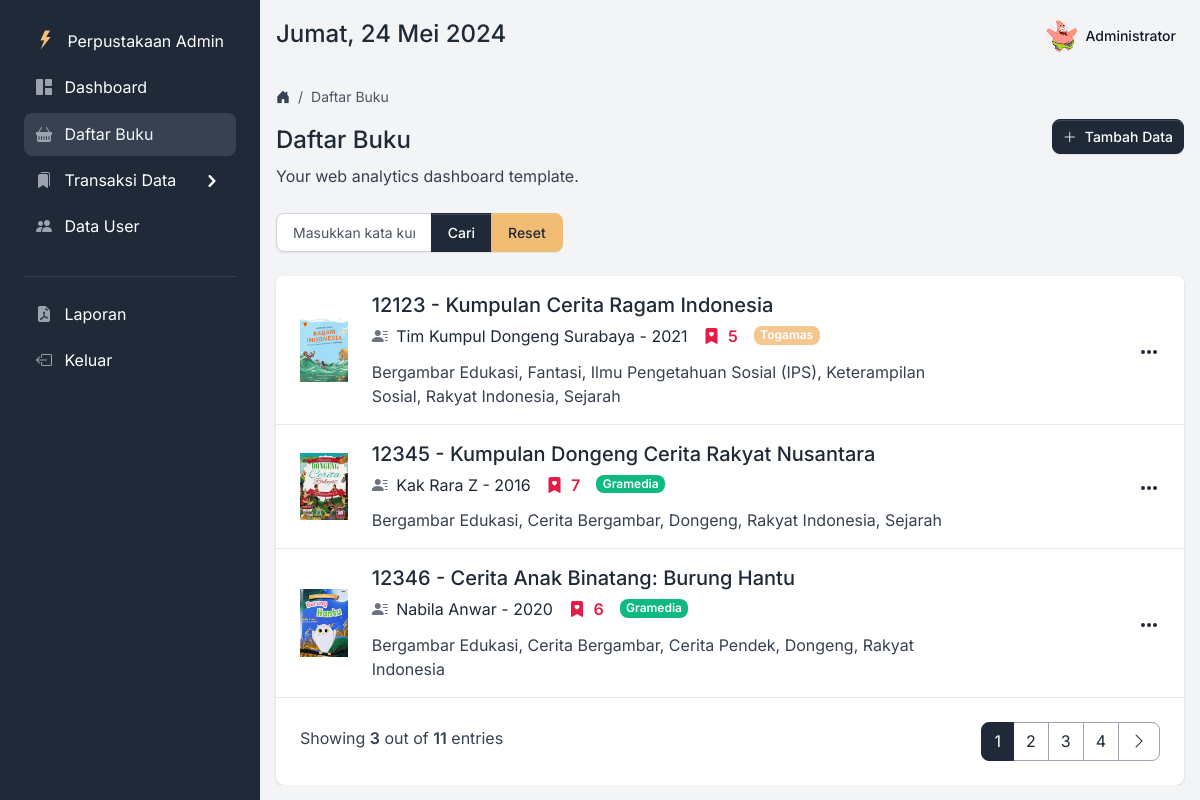
Screenshot of /stock/page_buku.php (signed in) with the database file from the repository.
### tables this page shows
CREATE TABLE `user` (
  `id_user` int(11) NOT NULL,
  `username` varchar(30) NOT NULL,
  `password` varchar(255) NOT NULL,
  `nama` varchar(55) NOT NULL,
  `email` varchar(55) NOT NULL,
  `level` varchar(10) NOT NULL,
  `foto` varchar(255) NOT NULL
);

CREATE TABLE `tb_buku` (
  `id_buku` int(11) NOT NULL,
  `kode_buku` char(5) NOT NULL,
  `judul_buku` varchar(255) NOT NULL,
  `penulis_buku` varchar(50) NOT NULL,
  `penerbit_buku` varchar(50) NOT NULL,
  `tahun_terbit` date NOT NULL,
  `stock` bigint(20) NOT NULL,
  `gambar` varchar(255) NOT NULL
);

### stock/page_buku.php (the view, shortened to what this page needs)
<?php
    include '../dbconnect.php';
    $id_user = $_SESSION['id'];
    $sql_us = " SELECT  `foto`, `nama`
                FROM `user`
                WHERE `id_user` = '$id_user' ";
    $query_us = mysqli_query($conn,$sql_us);
    while($data_us = mysqli_fetch_row($query_us)){
      $foto = $data_us[0];
      $nama = $data_us[1];
    }
?>
<!DOCTYPE html>
<html lang="en">
    <head>
        <link type="text/css" href="../vendor/bootstrap-icons/bootstrap-icons.css" rel="stylesheet">
        <link rel="stylesheet" href="https://cdn.jsdelivr.net/gh/habibmhamadi/multi-select-tag@3.0.1/dist/css/multi-select-tag.css">
        <link type="text/css" href="../css/volt.css" rel="stylesheet">
    </head>
    <body>
        <nav id="sidebarMenu" class="sidebar d-lg-block bg-gray-800 text-white collapse" data-simplebar>
            <div class="sidebar-inner px-4 pt-3">
                <ul class="nav flex-column pt-3 pt-md-0">
                    <li class="nav-item">
                        <a href="#" class="nav-link d-flex align-items-center">
                            <span class="sidebar-icon">
                                <img src="../assets/img/brand/light.svg" height="20" width="20" alt="Volt Logo">
                            </span>
                            <span class="mt-1 ms-1 sidebar-text">Perpustakaan Admin</span>
                        </a>
                    </li>
                    <li class="nav-item ">
                        <a href="index.php" class="nav-link">
                            <span class="sidebar-icon">
                                <i class="bi bi-grid-1x2-fill"></i>
                            </span>
                            <span class="sidebar-text">Dashboard</span>
                        </a>
                    </li>
                    <li class="nav-item active ">
                        <a href="page_buku.php" class="nav-link">
                            <span class="sidebar-icon">
                                <i class="bi bi-basket-fill"></i>
                            </span>
                            <span class="sidebar-text">Daftar Buku</span>
                        </a>
                    </li>
                    <li class="nav-item">
                        <span class="nav-link  collapsed  d-flex justify-content-between align-items-center" data-bs-toggle="collapse" data-bs-target="#submenu-app">
                            <span>
                                <span class="sidebar-icon">
                                    <i class="bi bi-bookmarks-fill"></i>
                                </span>
                                <span class="sidebar-text">Transaksi Data</span>
                            </span>
                            <span class="link-arrow">
                                <svg class="icon icon-sm" fill="currentColor" viewBox="0 0 20 20" xmlns="http://www.w3.org/2000/svg"><path fill-rule="evenodd" d="M7.293 14.707a1 1 0 010-1.414L10.586 10 7.293 6.707a1 1 0 011.414-1.414l4 4a1 1 0 010 1.414l-4 4a1 1 0 01-1.414 0z" clip-rule="evenodd"></path></svg>
                            </span>
                        </span>
                    </li>
                    <?php if ($_SESSION['level'] == "Superadmin") { ?>
                        <li class="nav-item ">
                            <a href="page_user.php" class="nav-link">
                                <span class="sidebar-icon">
                                    <i class="bi bi-people-fill"></i>
                                </span>
                                <span class="sidebar-text">Data User</span>
                            </a>
                        </li>
                    <?php } ?>
                    <li role="separator" class="dropdown-divider mt-4 mb-3 border-gray-700"></li>
                    <?php if ($_SESSION['level'] == "Superadmin") { ?>
                        <li class="nav-item ">
                            <a href="page_laporan.php" class="nav-link">
                                <span class="sidebar-icon">
                                    <i class="bi bi-file-earmark-pdf-fill"></i>
                                </span>
                                <span class="sidebar-text">Laporan</span>
                            </a>
                        </li>
                    <?php } ?>
                    <li class="nav-item ">
                        <a href="logout.php" class="nav-link">
                            <span class="sidebar-icon">
                                <i class="bi bi-box-arrow-left"></i>
                            </span>
                            <span class="sidebar-text">Keluar</span>
                        </a>
                    </li>
                </ul>
            </div>
        </nav>
        <main class="content">
            <nav class="navbar navbar-top navbar-expand navbar-dashboard navbar-dark ps-0 pe-2 pb-0">
                <div class="container-fluid px-0">
                    <div class="d-flex justify-content-between w-100" id="navbarSupportedContent">
                        <div class="d-flex align-items-center">
                            <h4>
                                <div class="date">
                                </div>
                            </h4>
                        </div>
                        <ul class="navbar-nav align-items-center">
                            <li class="nav-item ms-lg-3">
                                <a class="nav-link pt-1 px-0" role="button">
                                    <div class="media d-flex align-items-center">
                                        <img class="avatar rounded-circle" alt="Image placeholder" src="assets/foto-user/<?= $foto; ?>">
                                        <div class="media-body ms-2 text-dark align-items-center d-none d-lg-block">
                                            <span class="mb-0 font-small fw-bold text-gray-900"><?=$nama;?></span>
                                        </div>
                                    </div>
                                </a>
                            </li>
                        </ul>
                    </div>
                </div>
            </nav>
            <div class="d-flex justify-content-between flex-wrap flex-md-nowrap align-items-center py-4">
                <div class="d-block mb-4 mb-md-0">
                    <nav aria-label="breadcrumb" class="d-none d-md-inline-block">
                        <ol class="breadcrumb breadcrumb-dark breadcrumb-transparent">
                            <li class="breadcrumb-item">
                                <a href="#">
                                    <i class="bi bi-house-door-fill"></i>
                                </a>
                            </li>
                            <li class="breadcrumb-item active" aria-current="page">Daftar Buku</li>
                        </ol>
                    </nav>
                    <h2 class="h4">Daftar Buku</h2>
                    <p class="mb-0">Your web analytics dashboard template.</p>
                </div>
                <?php if ($_SESSION['level'] == "Superadmin") { ?>
                    <div class="btn-toolbar mb-2 mb-md-0">
                        <a href="#" class="btn btn-sm btn-gray-800 d-inline-flex align-items-center" data-bs-toggle="modal" data-bs-target="#modal-default">
                            <i class="bi bi-plus-lg me-2"></i>
                            Tambah Data
                        </a>
                    </div>
                <?php } ?>
            </div>
            <div class="table-settings mb-4">
                <div class="row align-items-center justify-content-between">
                    <div class="col col-md-6 col-lg-3 col-xl-4">
                        <div class="input-group me-2 me-lg-3 fmxw-400">
                            <form action="page_buku.php" method="GET">
                                <div class="input-group">
                                    <input type="text" class="form-control" placeholder="Masukkan kata kunci..." aria-label="Search" aria-describedby="basic-addon2" id="kata_kunci" name="katakunci" required>
                                    <button class="btn btn-primary" type="submit">Cari</button>
                                    <a href="page_buku.php" class="btn btn-secondary">
                                        <i class="fas fa-times"></i> Reset
                                    </a>
                                </div>
                            </form>
                        </div>
                    </div>
                </div>
            </div>
            <div class="task-wrapper border bg-white shadow border-0 rounded">
                <?php
                    $batas = 3;
                    if(!isset($_GET['halaman'])){
                        $posisi = 0;
                        $halaman = 1;
                    }else{
                        $halaman = $_GET['halaman'];
                        $posisi = ($halaman-1) * $batas;
                    }
                    $sql_jum = "SELECT COUNT(*) AS total FROM tb_buku";
                    $query_jum = mysqli_query($conn, $sql_jum);
                    $data_jum = mysqli_fetch_assoc($query_jum);
                    $jum_data = $data_jum['total'];
                    $jum_halaman = ceil($jum_data / $batas);
                    $sql = "SELECT b.*, GROUP_CONCAT(t.nama_tag SEPARATOR ', ') AS tags,
                                    YEAR(b.tahun_terbit) AS tahun
                            FROM tb_buku b
                            LEFT JOIN tb_tag_buku tb ON b.id_buku = tb.id_buku
                            LEFT JOIN tb_tag t ON tb.id_tag = t.id_tag
                            ";
                    $sql .= " GROUP BY b.id_buku";
                    $sql .= " ORDER BY b.kode_buku ASC LIMIT $posisi, $batas";
                    $brgs = mysqli_query($conn, $sql);
                    $showing_data = mysqli_num_rows($brgs);
                    while($p=mysqli_fetch_array($brgs)){
                    ?>
                    <div class="card hover-state border-bottom rounded-0 rounded-top py-3">
                        <div class="card-body d-sm-flex align-items-center flex-wrap flex-lg-nowrap py-0">
                            <div class="col-1 text-left text-sm-center mb-2 mb-sm-0">
                                <div class="image-book me-sm-4">
                                    <img src="assets/gambar-buku/<?= $p['gambar'] ?>" alt="">
                                </div>
                            </div>
                            <div class="col-11 col-lg-8 px-0 mb-4 mb-md-0">
                                <div class="mb-2">
                                    <h3 class="h5"><?= $p['kode_buku'] ?> - <?= $p['judul_buku'] ?></h3>
                                    <div class="d-block d-sm-flex">
                                        <div>
                                            <h4 class="h6 fw-normal text-gray mb-3 mb-sm-0"><i class="bi bi-person-lines-fill text-gray-500 me-1"></i> <?= $p['penulis_buku'] ?> - <?= $p['tahun'] ?></h4>
                                        </div>
                                        <div class="ms-sm-3">
                                            <h4 class="h6 fw-normal text-danger mb-3 mb-sm-0"><i class="bi bi-bookmark-heart-fill text-danger-500 me-1"></i> <b><?= $p['stock'] ?></b></h4>
                                        </div>
                                        <div class="ms-sm-3">
                                            <?php
                                                $penerbitClass = '';
                                                if ($p['penerbit_buku'] == 'Gramedia') {
                                                    $penerbitClass = 'bg-success';
                                                } elseif ($p['penerbit_buku'] == 'Togamas') {
                                                    $penerbitClass = 'bg-warning';
                                                } else {
                                                    $penerbitClass = 'bg-secondary';
                                                }
                                            ?>
                                            <span class="badge super-badge <?= $penerbitClass ?>"><?= $p['penerbit_buku'] ?></span>
                                        </div>
                                    </div>
                                </div>
                                <div>
                                    <span class="fw-normal text-gray"><?= $p['tags'] ?></span>
                                </div>
                            </div>
                            <?php if ($_SESSION['level'] == "Superadmin") { ?>
                                <div class="col-10 col-sm-2 col-lg-2 col-xl-2 d-none d-lg-block d-xl-inline-flex align-items-center ms-lg-auto text-right justify-content-end px-md-0">
                                    <div class="dropdown">
                                        <button class="btn btn-link text-dark dropdown-toggle dropdown-toggle-split m-0 p-0" data-bs-toggle="dropdown" aria-haspopup="true" aria-expanded="false"><svg class="icon icon-xs" fill="currentColor" viewbox="0 0 20 20" xmlns="http://www.w3.org/2000/svg"><path d="M6 10a2 2 0 11-4 0 2 2 0 014 0zM12 10a2 2 0 11-4 0 2 2 0 014 0zM16 12a2 2 0 100-4 2 2 0 000 4z"></path></svg><span class="visually-hidden">Toggle Dropdown</span></button>
                                    </div>
                                </div>
                            <?php } ?>
                        </div>
                    </div>
                <?php } ?>
                <div class="row p-4">
                    <div class="col-7 mt-1">Showing <b><?php echo $showing_data; ?></b> out of <b><?php echo $jum_data; ?></b> entries</div>
                    <div class="col-5">
                        <nav aria-label="Page navigation example">
                            <ul class="pagination mb-0 float-end">
                                <?php
                                if ($jum_halaman == 0) {
                                } else if ($jum_halaman == 1) {
                                    echo "<li class='page-item active'><a class='page-link'>1</a></li>";
                                } else {
                                    $setelah = $halaman + 1;
                                    for ($i = 1; $i <= $jum_halaman; $i++) {
                                        if ($i > $halaman - 5 and $i < $halaman + 5) {
                                            if ($i != $halaman) {
                                                echo "<li class='page-item'><a class='page-link' href='page_buku.php?halaman=$i'>$i</a></li>";
                                            } else {
                                                echo "<li class='page-item active'><a class='page-link'>$i</a></li>";
                                            }
                                        }
                                    }
                                    if ($halaman != $jum_halaman) {
                                        echo "<li class='page-item'><a class='page-link' href='page_buku.php?halaman=$setelah'><i class='bi bi-chevron-right'></i></a></li>";
                                    }
                                }
                                ?>
                            </ul>
                        </nav>
                    </div>
                </div>
            </div>
        </main>
    </body>
</html>

### rows the page displays
user: foto (picture), nama "Administrator"
tb_buku: gambar (picture), kode_buku "12123", judul_buku "Kumpulan Cerita Ragam Indonesia", penulis_buku "Tim Kumpul Dongeng Surabaya", tahun "2021", stock "5", penerbit_buku "Togamas", tags "Bergambar Edukasi, Fantasi, Ilmu Pengetahuan Sosial (IPS), Keterampilan Sosial, Rakyat Indonesia, Sejarah"
tb_buku: gambar (picture), kode_buku "12345", judul_buku "Kumpulan Dongeng Cerita Rakyat Nusantara", penulis_buku "Kak Rara Z", tahun "2016", stock "7", penerbit_buku "Gramedia", tags "Bergambar Edukasi, Cerita Bergambar, Dongeng, Rakyat Indonesia, Sejarah"
tb_buku: gambar (picture), kode_buku "12346", judul_buku "Cerita Anak Binatang: Burung Hantu", penulis_buku "Nabila Anwar", tahun "2020", stock "6", penerbit_buku "Gramedia", tags "Bergambar Edukasi, Cerita Bergambar, Cerita Pendek, Dongeng, Rakyat Indonesia"

### other values shown
$showing_data "3"
$jum_data "11"
